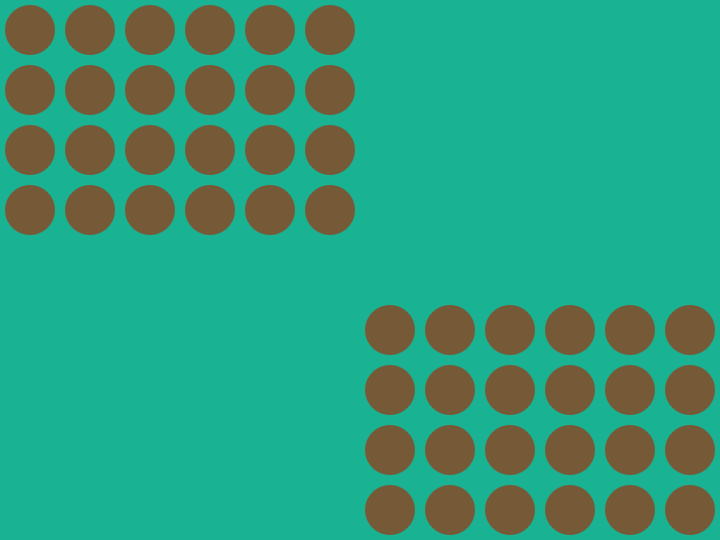
Frame 1 (no input)
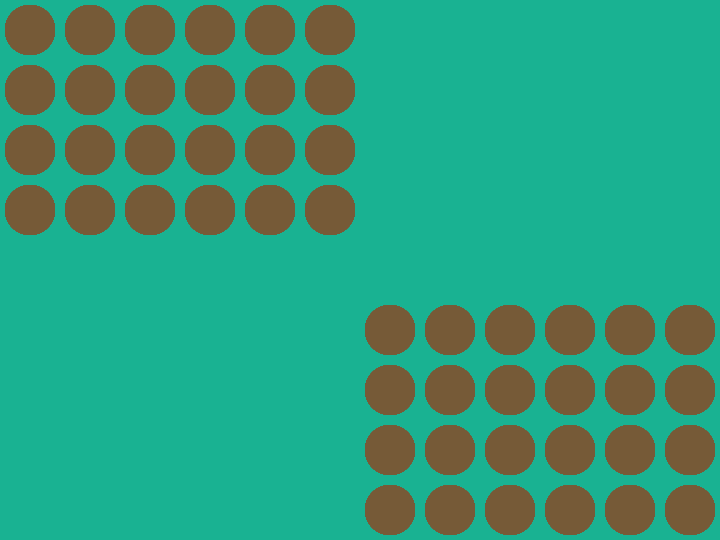
Frame 60 (the mouse pressed at the canvas centre just before this capture)
Frame 120 (the mouse held since frame 60 and released just before this capture): identical to frame 60, image omitted

The Processing sketch that drew these frames (run headless with seeded random() and noise(); from frame 60 on, the mouse is pressed at the canvas centre):

// Processing sketch: processing_163884
// ── processing_163884.pde

//sets up things that only occur once
void setup() {
  //sets size of sketch
  size(720, 540);
  //sets background in RGB
  background(25, 178, 146);
  //ends curly bracket for void setup
}

//sets up things that draw continuously 
void draw() {
  //sets fill color in RGB
  fill(118, 90, 55);
  //sets stroke to none
  noStroke();
  //makes a for loop starting with i = 30, when i is less than or equal to 210, updating i to add 60 each loop
  for (int i = 30; i <= 210; i = i+60) {
    //draws an ellipse at center x, center y, width, height, first in coloumn of loops
    ellipse(30, i, 50, 50);
    //draws an ellipse at center x, center y, width, height, first in coloumn of loops
    ellipse(90, i, 50, 50);
    //draws an ellipse at center x, center y, width, height, first in coloumn of loops
    ellipse(150, i, 50, 50);
    //draws an ellipse at center x, center y, width, height, first in coloumn of loops
    ellipse(210, i, 50, 50);
    //draws an ellipse at center x, center y, width, height, first in coloumn of loops
    ellipse(270, i, 50, 50);
    //draws an ellipse at center x, center y, width, height, first in coloumn of loops
    ellipse(330, i, 50, 50);
    //ends curly bracket for the for loop
  }
  //makes a for loop starting with i = 330, when i is less than or equal to 210 and less than 540, updating i to add 60 each loop
  for (int i = 330; i >210 & i<540; i = i+60) {
    //draws an ellipse at center x, center y, width, height, first in coloumn of loops
    ellipse(390, i, 50, 50);
    //draws an ellipse at center x, center y, width, height, first in coloumn of loops
    ellipse(450, i, 50, 50);
    //draws an ellipse at center x, center y, width, height, first in coloumn of loops
    ellipse(510, i, 50, 50);
    //draws an ellipse at center x, center y, width, height, first in coloumn of loops
    ellipse(570, i, 50, 50);
    //draws an ellipse at center x, center y, width, height, first in coloumn of loops
    ellipse(630, i, 50, 50);
    //draws an ellipse at center x, center y, width, height, first in coloumn of loops
    ellipse(690, i, 50, 50);
    //ends curly bracket for the for loop
  }
  //ends curly bracket for void draw
}
